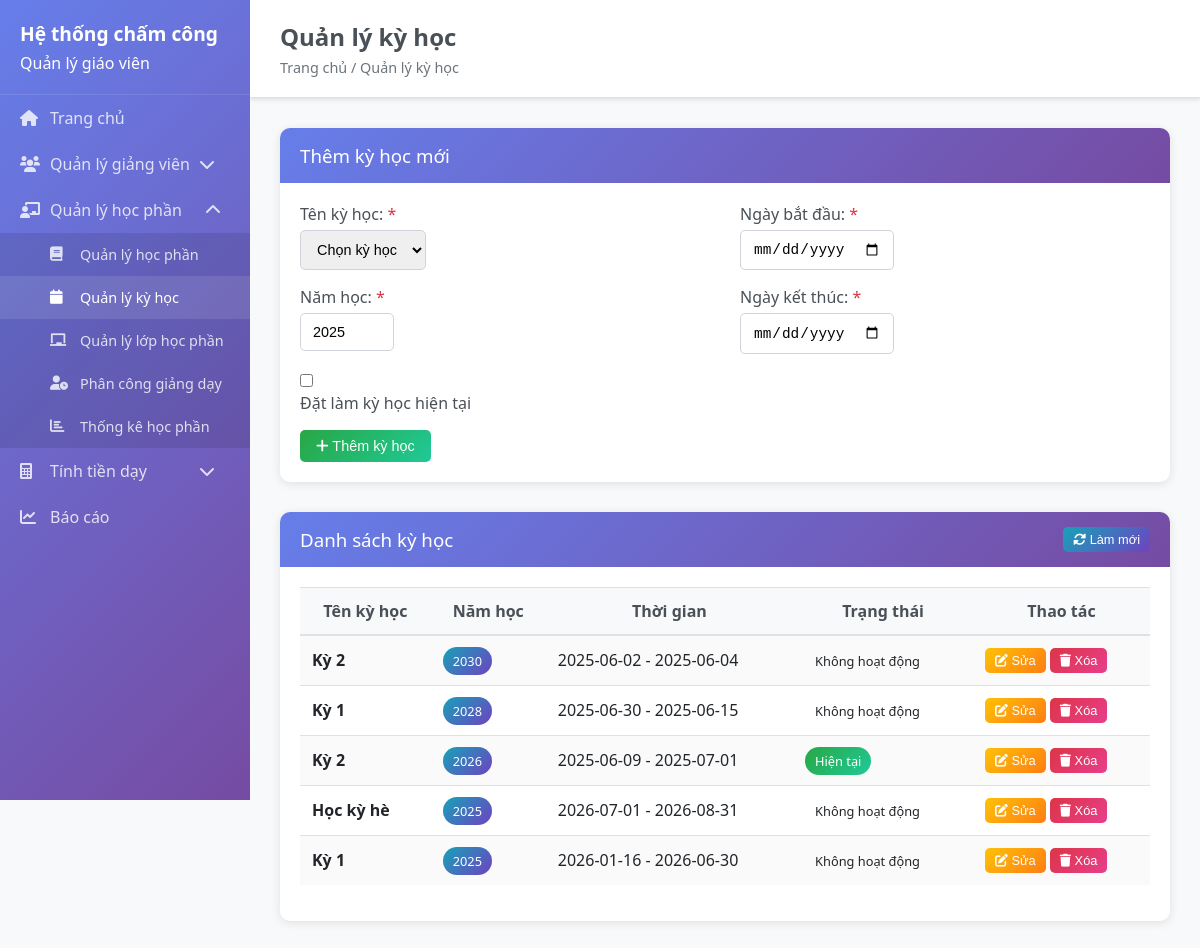
Page /semesters on the earlier database version.
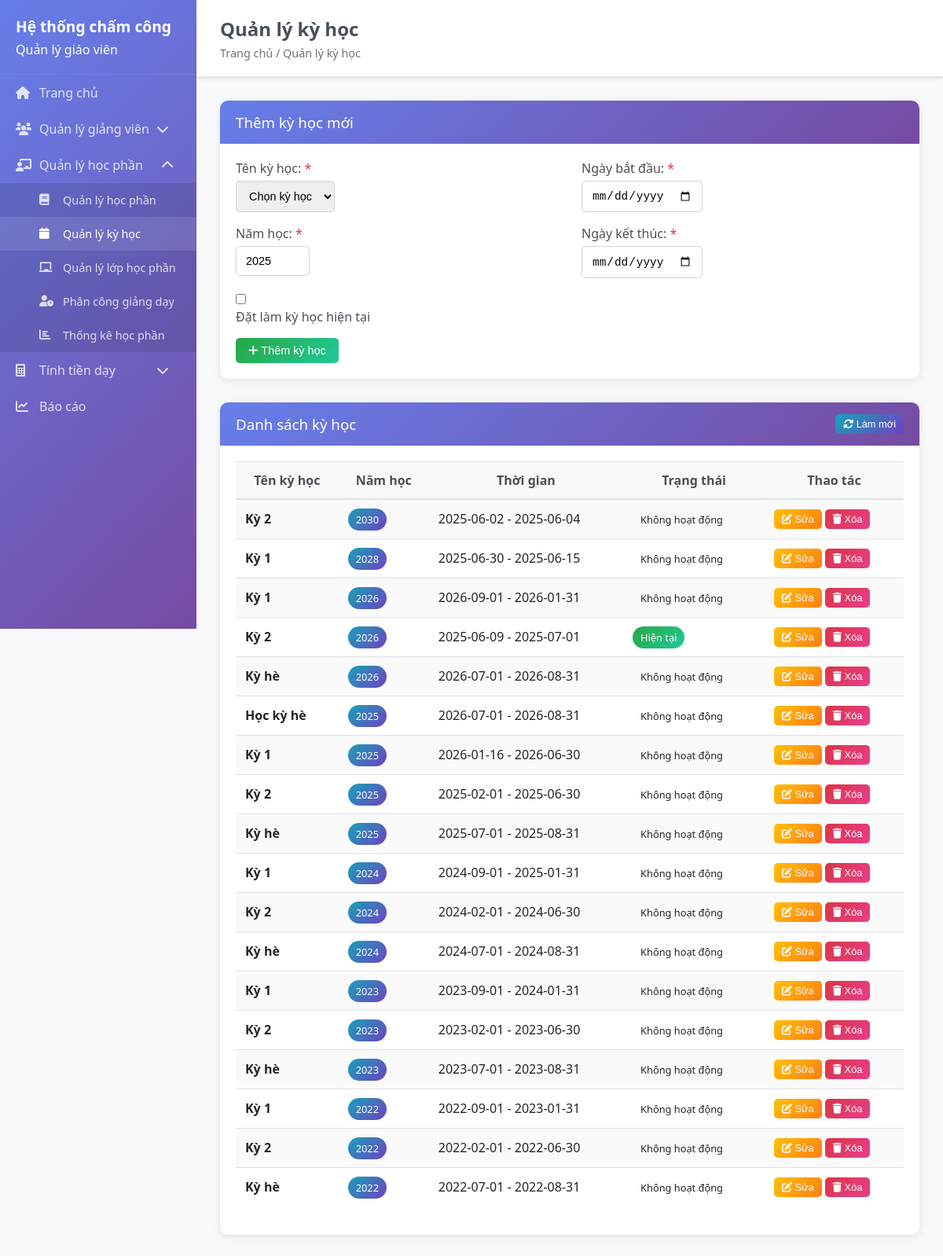
Same page on the later database version.
### backend/models/semester.py (models this page shows, shortened)
class Semester(BaseModel):
    __tablename__ = 'semesters'
    name = db.Column(db.String(100), nullable=False)  # Kì 1, Kì 2, Kì 3 (Hè)
    year = db.Column(db.Integer, nullable=False)
    academic_year = db.Column(db.String(10), nullable=True)  # 2024-2025
    start_date = db.Column(db.Date, nullable=True)
    end_date = db.Column(db.Date, nullable=True)
    is_current = db.Column(db.Boolean, default=False)  # Kì hiện tại
    is_active = db.Column(db.Boolean, default=True)

### backend/app.py (the view)
@app.route('/semesters')
def semesters():
    try:
        semesters_list = []
        current_year = datetime.now().year
        if 'Semester' in globals():
            semesters_list = Semester.query.filter_by(is_active=True).order_by(Semester.year.desc(), Semester.name).all()
        return render_template('semesters.html',
                             semesters=semesters_list,
                             current_year=current_year)
    except Exception as e:
        print(f"Error in semesters route: {e}")
        return render_template('semesters.html',
                             semesters=[],
                             current_year=datetime.now().year)

### frontend/templates/semesters.html (shortened to what this page needs)
<!DOCTYPE html>
<html lang="en">
    <head>
        <link rel="stylesheet" href="{{ url_for('static', filename='css/style.css') }}">
    </head>
    <body>
        {% extends "base.html" %}
        {% block page_title %}Quản lý kỳ học{% endblock %}
        {% block breadcrumb %}Trang chủ / Quản lý kỳ học{% endblock %}
        {% block content %}
        <div class="card">
            <div class="card-header">
                <h3>Thêm kỳ học mới</h3>
            </div>
            <div class="card-body">
                <form id="semester-form">
                    <div class="row">
                        <div class="col-md-6">
                            <div class="form-group">
                                <label for="semester-name">Tên kỳ học: <span class="text-danger">*</span></label>
                                <select id="semester-name" name="name" class="form-control" required>
                                    <option value="">Chọn kỳ học</option>
                                </select>
                            </div>
                            <div class="form-group">
                                <label for="semester-year">Năm học: <span class="text-danger">*</span></label>
                                <input type="number" id="semester-year" name="year" class="form-control" required
                                       min="2020" max="2030" value="{{ current_year }}">
                            </div>
                        </div>
                        <div class="col-md-6">
                            <div class="form-group">
                                <label for="semester-start-date">Ngày bắt đầu: <span class="text-danger">*</span></label>
                                <input type="date" id="semester-start-date" name="start_date" class="form-control" required>
                            </div>
                            <div class="form-group">
                                <label for="semester-end-date">Ngày kết thúc: <span class="text-danger">*</span></label>
                                <input type="date" id="semester-end-date" name="end_date" class="form-control" required>
                            </div>
                        </div>
                    </div>
                    <div class="form-group">
                        <div class="form-check">
                            <input type="checkbox" id="semester-is-current" name="is_current" class="form-check-input">
                            <label for="semester-is-current" class="form-check-label">Đặt làm kỳ học hiện tại</label>
                        </div>
                    </div>
                    <button type="submit" class="btn btn-success" id="submit-btn">
                        <i class="fas fa-plus"></i> Thêm kỳ học
                    </button>
                </form>
            </div>
        </div>
        <div class="card">
            <div class="card-header d-flex justify-content-between align-items-center">
                <h3>Danh sách kỳ học</h3>
                <button class="btn btn-info btn-sm" onclick="refreshSemestersList()">
                    <i class="fas fa-sync-alt"></i> Làm mới
                </button>
            </div>
            <div class="card-body">
                <div class="table-responsive">
                    <table class="table table-striped" id="semesters-table">
                        <thead>
                            <tr>
                                <th>Tên kỳ học</th>
                                <th>Năm học</th>
                                <th>Thời gian</th>
                                <th>Trạng thái</th>
                                <th>Thao tác</th>
                            </tr>
                        </thead>
                        <tbody>
                            {% for semester in semesters %}
                            <tr>
                                <td><strong>{{ semester.name }}</strong></td>
                                <td><span class="badge badge-info">{{ semester.year }}</span></td>
                                <td>{{ semester.start_date }} - {{ semester.end_date }}</td>
                                <td>
                                    {% if semester.is_current %}
                                    <span class="badge badge-success">Hiện tại</span>
                                    {% else %}
                                    <span class="badge badge-secondary">Không hoạt động</span>
                                    {% endif %}
                                </td>
                                <td>
                                    <button class="btn btn-warning btn-sm" onclick="editSemester({{ semester.id }})">
                                        <i class="fas fa-edit"></i> Sửa
                                    </button>
                                    <button class="btn btn-danger btn-sm" onclick="deleteSemester({{ semester.id }})">
                                        <i class="fas fa-trash"></i> Xóa
                                    </button>
                                </td>
                            </tr>
                            {% else %}
                            <tr>
                                <td colspan="5" class="text-center">Chưa có kỳ học nào</td>
                            </tr>
                            {% endfor %}
                        </tbody>
                    </table>
                </div>
            </div>
        </div>
        {% endblock %}

### frontend/templates/base.html (shortened to what this page needs)
<!DOCTYPE html>
<html lang="vi">
<head>
    <link rel="stylesheet" href="{{ url_for('static', filename='css/style.css') }}">
    <link rel="stylesheet" href="https://cdnjs.cloudflare.com/ajax/libs/font-awesome/6.0.0/css/all.min.css">
</head>
<body>
    <div class="sidebar">
        <div class="sidebar-header">
            <h1>Hệ thống chấm công</h1>
            <p>Quản lý giáo viên</p>
        </div>
        <nav class="sidebar-nav">
            <ul>
                <li>
                    <a href="{{ url_for('index') }}" {% if request.endpoint == 'index' %}class="active"{% endif %}>
                        <i class="fas fa-home"></i> Trang chủ
                    </a>
                </li>
                <li class="has-dropdown">
                    <a href="#" class="dropdown-toggle">
                        <i class="fas fa-users"></i> Quản lý giảng viên
                        <i class="fas fa-chevron-down dropdown-icon"></i>
                    </a>
                </li>
                <li class="has-dropdown">
                    <a href="#" class="dropdown-toggle">
                        <i class="fas fa-chalkboard-teacher"></i> Quản lý học phần
                        <i class="fas fa-chevron-down dropdown-icon"></i>
                    </a>
                    <ul class="dropdown-menu">
                        <li><a href="{{ url_for('subjects') }}"><i class="fas fa-book"></i> Quản lý học phần</a></li>
                        <li><a href="{{ url_for('semesters') }}"><i class="fas fa-calendar"></i> Quản lý kỳ học</a></li>
                        <li><a href="{{ url_for('class_sections') }}"><i class="fas fa-chalkboard"></i> Quản lý lớp học phần</a></li>
                        <li><a href="{{ url_for('teaching_assignments') }}"><i class="fas fa-user-clock"></i> Phân công giảng dạy</a></li>
                        <li><a href="{{ url_for('subject_statistics') }}"><i class="fas fa-chart-bar"></i> Thống kê học phần</a></li>
                    </ul>
                </li>
                <li class="has-dropdown">
                    <a href="#" class="dropdown-toggle">
                        <i class="fas fa-calculator"></i> Tính tiền dạy
                        <i class="fas fa-chevron-down dropdown-icon"></i>
                    </a>
                </li>
                <li class="nav-item">
                    <a class="nav-link" href="/reports">
                        <i class="fas fa-chart-line"></i> Báo cáo
                    </a>
                </li>
            </ul>
        </nav>
    </div>
    <div class="main-content">
        <header class="main-header">
            <h2>{% block page_title %}Trang chủ{% endblock %}</h2>
            <div class="breadcrumb">{% block breadcrumb %}Trang chủ{% endblock %}</div>
        </header>
        <main class="content">
            {% block content %}{% endblock %}
        </main>
    </div>
</body>
</html>

### frontend/static/css/style.css (style rules this page uses)
* { margin: 0; padding: 0; box-sizing: border-box; }
body { font-family: 'Segoe UI', Tahoma, Geneva, Verdana, sans-serif; background-color: #f8f9fa; color: #333; }
.sidebar { position: fixed; top: 0; left: 0; height: 100vh; width: 250px; background: linear-gradient(135deg, #667eea 0%, #764ba2 100%); color: white; z-index: 1000; overflow-y: auto; }
.sidebar-header { padding: 20px; border-bottom: 1px solid rgba(255,255,255,0.1); }
.sidebar-header h1 { font-size: 1.2rem; margin-bottom: 5px; }
.sidebar-nav ul { list-style: none; padding: 0; }
.sidebar-nav a { display: flex; align-items: center; padding: 12px 20px; color: rgba(255,255,255,0.8); text-decoration: none; transition: all 0.3s ease; }
.sidebar-nav a:hover, .sidebar-nav a.active { background-color: rgba(255,255,255,0.1); color: white; }
.sidebar-nav i { margin-right: 10px; width: 20px; }
.has-dropdown > a { position: relative; }
.dropdown-icon { margin-left: auto; transition: transform 0.3s ease; }
.has-dropdown.open .dropdown-icon { transform: rotate(180deg); }
.dropdown-menu { max-height: 0; overflow: hidden; transition: max-height 0.3s ease; background-color: rgba(0,0,0,0.1); }
.has-dropdown.open .dropdown-menu { max-height: 500px; }
.dropdown-menu a { padding-left: 50px; font-size: 0.9rem; }
.main-content { margin-left: 250px; min-height: 100vh; }
.main-header { background: white; padding: 20px 30px; border-bottom: 1px solid #dee2e6; box-shadow: 0 2px 4px rgba(0,0,0,0.1); }
.main-header h2 { margin-bottom: 5px; color: #495057; }
.breadcrumb { color: #6c757d; font-size: 0.9rem; }
.content { padding: 30px; }
.card { background: white; border-radius: 10px; box-shadow: 0 2px 10px rgba(0,0,0,0.1); margin-bottom: 30px; border: none; }
.card-header { background: linear-gradient(135deg, #667eea 0%, #764ba2 100%); color: white; padding: 15px 20px; border-radius: 10px 10px 0 0; border-bottom: none; }
.card-header h3, .card-header h5 { margin: 0; font-weight: 500; }
.card-body { padding: 20px; }
.form-group { margin-bottom: 1rem; }
.form-group label { font-weight: 500; margin-bottom: 5px; display: block; color: #495057; }
.form-control { border: 1px solid #ced4da; border-radius: 5px; padding: 10px 12px; font-size: 0.9rem; transition: all 0.3s ease; }
.btn { border-radius: 5px; padding: 8px 16px; font-size: 0.9rem; font-weight: 500; border: none; cursor: pointer; transition: all 0.3s ease; text-decoration: none; display: inline-block; }
.btn-success { background: linear-gradient(135deg, #28a745, #20c997); color: white; }
.btn-warning { background: linear-gradient(135deg, #ffc107, #fd7e14); color: white; }
.btn-danger { background: linear-gradient(135deg, #dc3545, #e83e8c); color: white; }
.btn-info { background: linear-gradient(135deg, #17a2b8, #6f42c1); color: white; }
.btn-sm { padding: 5px 10px; font-size: 0.8rem; }
.table { width: 100%; margin-bottom: 1rem; color: #212529; border-collapse: collapse; }
.table th, .table td { padding: 12px; vertical-align: middle; border-top: 1px solid #dee2e6; }
.table thead th { background-color: #f8f9fa; border-bottom: 2px solid #dee2e6; font-weight: 600; color: #495057; }
.table-striped tbody tr:nth-of-type(odd) { background-color: rgba(0,0,0,0.02); }
.table-responsive { overflow-x: auto; }
.badge { padding: 5px 10px; border-radius: 20px; font-size: 0.8rem; font-weight: 500; }
.badge-info { background: linear-gradient(135deg, #17a2b8, #6f42c1); color: white; }
.badge-success { background: linear-gradient(135deg, #28a745, #20c997); color: white; }
.text-danger { color: #dc3545; }
.d-flex { display: flex; }
.justify-content-between { justify-content: space-between; }
.align-items-center { align-items: center; }
.row { display: flex; flex-wrap: wrap; margin: 0 -15px; }
.col-md-3, .col-md-4, .col-md-6, .col-md-8, .col-12 { padding: 0 15px; }
.col-md-6 { flex: 0 0 50%; max-width: 50%; }

Differences in the rows shown:
added Semester: name "Kỳ 1", year "2026", start_date "2026-09-01", end_date "2026-01-31", is_current "Không hoạt động"
added Semester: name "Kỳ hè", year "2026", start_date "2026-07-01", end_date "2026-08-31", is_current "Không hoạt động"
added Semester: name "Kỳ 2", year "2025", start_date "2025-02-01", end_date "2025-06-30", is_current "Không hoạt động"
added Semester: name "Kỳ hè", year "2025", start_date "2025-07-01", end_date "2025-08-31", is_current "Không hoạt động"
added Semester: name "Kỳ 1", year "2024", start_date "2024-09-01", end_date "2025-01-31", is_current "Không hoạt động"
added Semester: name "Kỳ 2", year "2024", start_date "2024-02-01", end_date "2024-06-30", is_current "Không hoạt động"
added Semester: name "Kỳ hè", year "2024", start_date "2024-07-01", end_date "2024-08-31", is_current "Không hoạt động"
added Semester: name "Kỳ 1", year "2023", start_date "2023-09-01", end_date "2024-01-31", is_current "Không hoạt động"
added Semester: name "Kỳ 2", year "2023", start_date "2023-02-01", end_date "2023-06-30", is_current "Không hoạt động"
added Semester: name "Kỳ hè", year "2023", start_date "2023-07-01", end_date "2023-08-31", is_current "Không hoạt động"
added Semester: name "Kỳ 1", year "2022", start_date "2022-09-01", end_date "2023-01-31", is_current "Không hoạt động"
added Semester: name "Kỳ 2", year "2022", start_date "2022-02-01", end_date "2022-06-30", is_current "Không hoạt động"
added Semester: name "Kỳ hè", year "2022", start_date "2022-07-01", end_date "2022-08-31", is_current "Không hoạt động"
